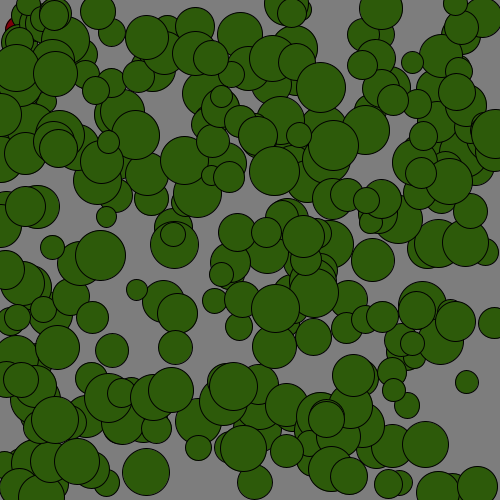
Frame 1 (no input)
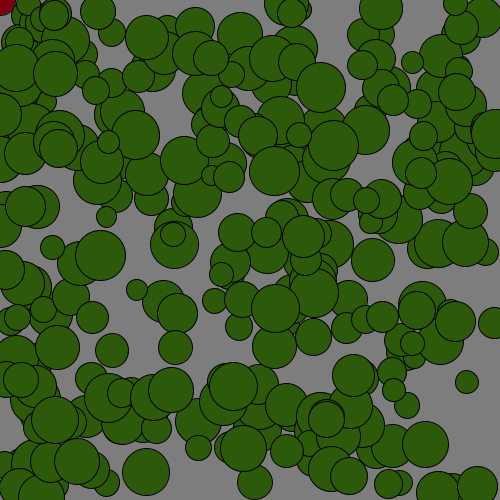
Frame 60 (the mouse pressed at the canvas centre just before this capture)
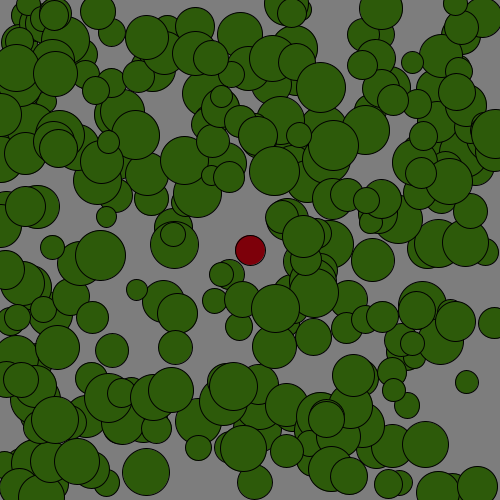
Frame 120 (the mouse held since frame 60 and released just before this capture)

The Processing sketch that drew these frames (run headless with seeded random() and noise(); from frame 60 on, the mouse is pressed at the canvas centre):

// Processing sketch: sketch_260918b_herencia
// ── sketch_260918b_herencia.pde
Nave nave;
ArrayList<Cometa> cometas;
void setup () {
  size (500, 500);
  nave = new Nave(20, 30, 15, color(125, 0, 10));
  cometas = new ArrayList<Cometa>();
  for (int i = 0; i  < 300; i++) {
      float x = random (0, width);
      float y = random (0, height);
      float radio = random (10, 25);
      color fondo = color(45, 90, 10);
      cometas.add(new Cometa(x,y,radio, fondo));
  }
}

void draw () {
  background (125);
  nave.dibujar();
  nave.mover(mouseX, mouseY);
  for (Cometa c: cometas) {
    c.dibujar();
  }
  
  for (int i = cometas.size() - 1; i >=0; i--) {
    Cometa c = cometas.get(i);
    if( nave.colision(c) ) {
      cometas.remove(i);
    }
  }
  
}

// ── Cometa.pde
class Cometa extends Objeto {
  Cometa () {
    super ();
  }
  
  Cometa (float x, float y, float radio, color fondo) {
    super(x, y, radio, fondo);
  }
}

// ── Nave.pde
class Nave extends Objeto {
  Nave () {
    super();
  }
  
  Nave (float x, float y, float radio, color fondo) {
    super(x, y, radio, fondo);
  }
  
  void mover (float mouseX, float mouseY) {
    x = mouseX;
    y = mouseY;
  }
  
  boolean colision (Cometa c) {
    float d = dist(c.x, c.y, x, y);
    float radioTotal = radio + c.radio;
    return d < radioTotal;
  }
}

// ── Objeto.pde
class Objeto {
  float x;
  float y;
  float radio;
  color fondo;
  
  Objeto () {
    x = 10;
    y = 20;
    radio = 10;
    fondo = color (125, 0, 123);
  }
  
  Objeto (float x, float y, float radio, color fondo) {
    this.x = x;
    this.y = y;
    this.radio = radio;
    this.fondo = fondo;
  }
  
  void dibujar () {
    fill(fondo);
    circle (x, y, 2*radio);
  }
}
